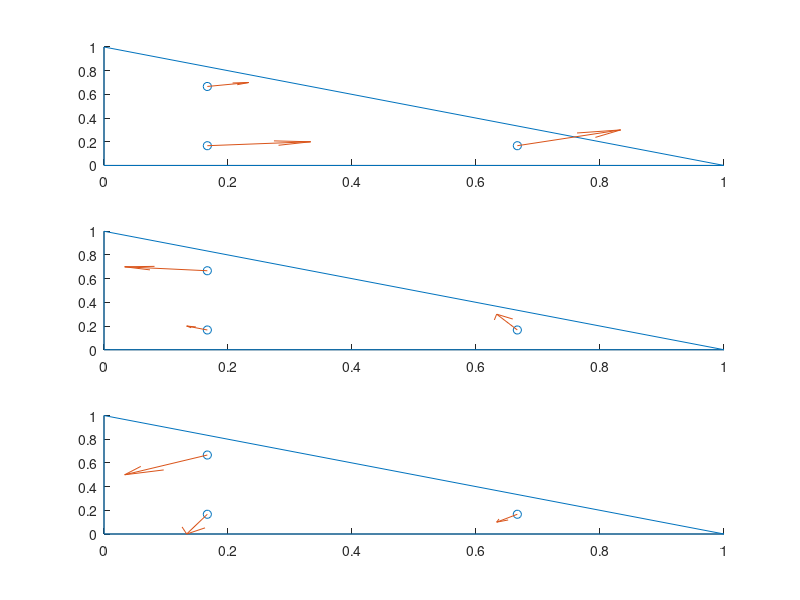
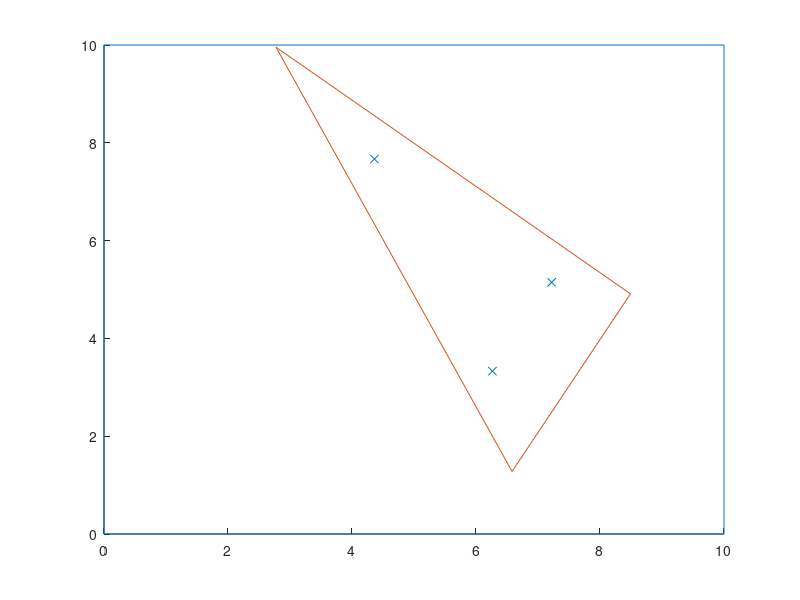
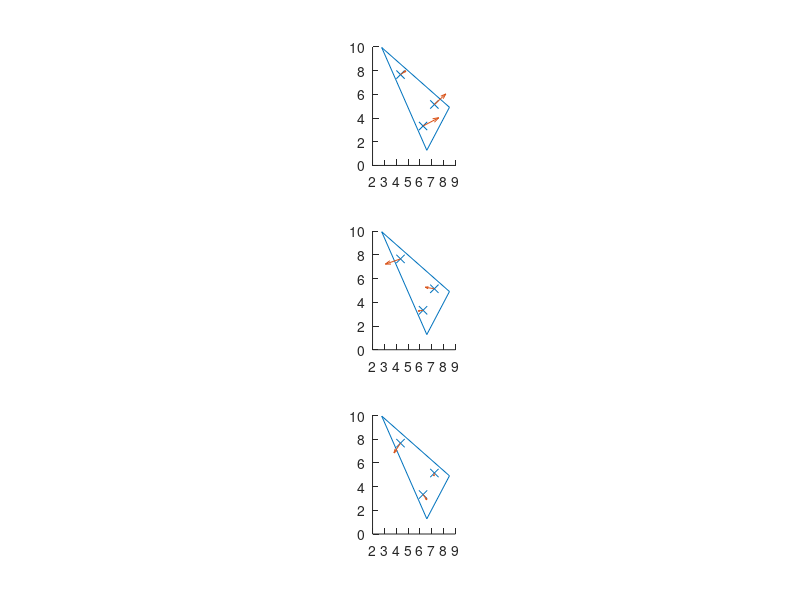
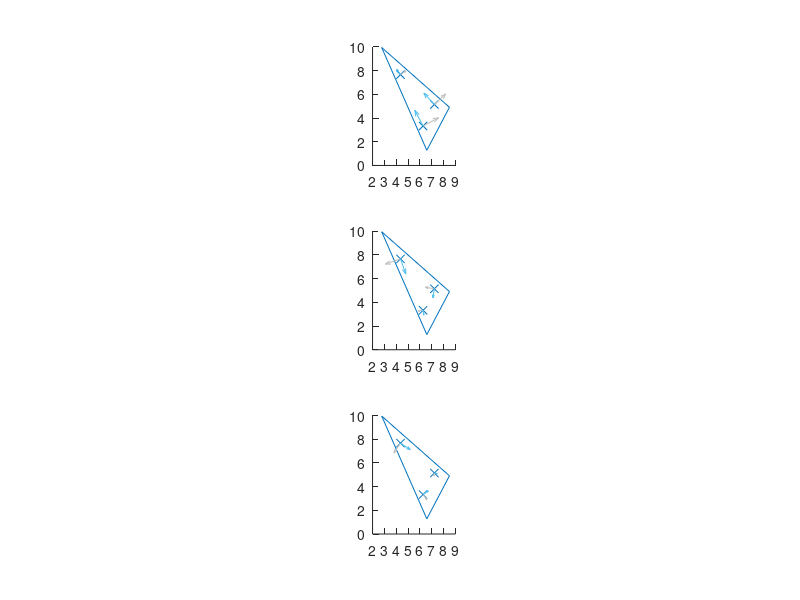

MATLAB code to generate these figures, in order:
clear
close all
a = 10;
%xyz = [1,2,3.5;3,1,2;0,0,0];
xyz = [rand(2,3)*a; 0,0,0];
% Quadrature rule
q2u = [[6.666666666666667e-01, ...
        1.666666666666667e-01]; ...
       [1.666666666666667e-01, ...
        6.666666666666667e-01]; ...
       [1.666666666666667e-01, ...
        1.666666666666667e-01]]';
q2w = [1.666666666666667e-01; ...
       1.666666666666667e-01; ...
       1.666666666666667e-01]';

% H(grad) basis functions
% Node basis functions for the reference element
up{1} = 1 - q2u(1,:) - q2u(2,:);
up{2} = q2u(1,:);
up{3} = q2u(2,:);

% Gradient of H(grad) basis functions, used in H(div), H(curl)
ug{1} = [-1 -1]';
ug{2} = [+1 0]';
ug{3} = [0 +1]';

% H(curl) basis function N
uin{1} = [ug{2}*up{1} - ug{1}*up{2}; 0,0,0];
uin{2} = [ug{3}*up{2} - ug{2}*up{3}; 0,0,0];
uin{3} = [ug{1}*up{3} - ug{3}*up{1}; 0,0,0];

% Physical coordinates
% Maps from refference element to physical element
q2x = zeros(3,length(q2w)); % allocate memorry
for iIdx = 1:3 % 3 edge points i.e triangle
    q2x = q2x + xyz(:,iIdx)*up{iIdx};
end

% Jacobian
jac = zeros(3);
for iIdx = 1:3
    jac = jac ...
        + [xyz(1,iIdx)*ug{iIdx}', 0; ...
           xyz(2,iIdx)*ug{iIdx}', 0; ...
           xyz(3,iIdx)*ug{iIdx}', 0]';
end
jac(3,3) = 1;
% Mappings
det_jac = det(jac);
map_ccs = inv(jac);       % mapping for curl-conforming space
%map_dcs = jac'/det_jac;  % mapping for div-conforming space
scale = 0.2;
figure(1), clf
subplot(3,1,1), hold on
plot([0,0,1,0]',[0,1,0,0]')
scatter(q2u(1,:),q2u(2,:))
quiver(q2u(1,:),q2u(2,:),uin{1}(1,:)*scale,uin{1}(2,:)*scale,'Autoscale','off')

subplot(3,1,2), hold on
plot([0,0,1,0]',[0,1,0,0]')
scatter(q2u(1,:),q2u(2,:))
quiver(q2u(1,:),q2u(2,:),uin{2}(1,:)*scale,uin{2}(2,:)*scale,'Autoscale','off')

subplot(3,1,3), hold on
plot([0,0,1,0]',[0,1,0,0]')
scatter(q2u(1,:),q2u(2,:))
quiver(q2u(1,:),q2u(2,:),uin{3}(1,:)*scale,uin{3}(2,:)*scale,'Autoscale','off')


figure(2), clf, hold on
plot([0,0,a,a,0],[0,a,a,0,0])
plot([xyz(1,:),xyz(1,1)],[xyz(2,:),xyz(2,1)])
scatter(q2x(1,:),q2x(2,:),'x')


for iIdx = 1:3
    gsnn{iIdx} = map_ccs*uin{iIdx};
end

scale = det_jac*0.2;
figure(3)
subplot(3,1,1), hold on
plot([xyz(1,:),xyz(1,1)],[xyz(2,:),xyz(2,1)])
scatter(q2x(1,:),q2x(2,:),'x')
quiver(q2x(1,:),q2x(2,:),gsnn{1}(1,:)*scale,gsnn{1}(2,:)*scale,'Autoscale','off')
daspect([1 1 1])

subplot(3,1,2), hold on
plot([xyz(1,:),xyz(1,1)],[xyz(2,:),xyz(2,1)])
scatter(q2x(1,:),q2x(2,:),'x')
quiver(q2x(1,:),q2x(2,:),gsnn{2}(1,:)*scale,gsnn{2}(2,:)*scale,'Autoscale','off')
daspect([1 1 1])

subplot(3,1,3),hold on
plot([xyz(1,:),xyz(1,1)],[xyz(2,:),xyz(2,1)])
scatter(q2x(1,:),q2x(2,:),'x')
quiver(q2x(1,:),q2x(2,:),gsnn{3}(1,:)*scale,gsnn{3}(2,:)*scale,'Autoscale','off')
daspect([1 1 1])

n = repmat([0,0,1],3,1)';
%S, n x N
usn{1} = cross(n,gsnn{1});
usn{2} = cross(n,gsnn{2});
usn{3} = cross(n,gsnn{3});

col = [0.75,0.75,0.75];

figure(4)
subplot(3,1,1), hold on
plot([xyz(1,:),xyz(1,1)],[xyz(2,:),xyz(2,1)])
scatter(q2x(1,:),q2x(2,:),'x')
quiver(q2x(1,:),q2x(2,:),gsnn{1}(1,:)*scale,gsnn{1}(2,:)*scale,'Autoscale','off','color',col)
quiver(q2x(1,:),q2x(2,:),usn{1}(1,:)*scale,usn{1}(2,:)*scale,'Autoscale','off')
daspect([1 1 1])

subplot(3,1,2), hold on
plot([xyz(1,:),xyz(1,1)],[xyz(2,:),xyz(2,1)])
scatter(q2x(1,:),q2x(2,:),'x')
quiver(q2x(1,:),q2x(2,:),gsnn{2}(1,:)*scale,gsnn{2}(2,:)*scale,'Autoscale','off','color',col)
quiver(q2x(1,:),q2x(2,:),usn{2}(1,:)*scale,usn{2}(2,:)*scale,'Autoscale','off')
daspect([1 1 1])

subplot(3,1,3),hold on
plot([xyz(1,:),xyz(1,1)],[xyz(2,:),xyz(2,1)])
scatter(q2x(1,:),q2x(2,:),'x')
quiver(q2x(1,:),q2x(2,:),gsnn{3}(1,:)*scale,gsnn{3}(2,:)*scale,'Autoscale','off','color',col)
quiver(q2x(1,:),q2x(2,:),usn{3}(1,:)*scale,usn{3}(2,:)*scale,'Autoscale','off')
daspect([1 1 1])

%n x S (n x (n x S)) 
usnn{1} = cross(n,usn{1});
usnn{2} = cross(n,usn{2});
usnn{3} = cross(n,usn{3});

figure(5)
subplot(3,1,1), hold on
plot([xyz(1,:),xyz(1,1)],[xyz(2,:),xyz(2,1)])
scatter(q2x(1,:),q2x(2,:),'x')
quiver(q2x(1,:),q2x(2,:),usn{1}(1,:)*scale,usn{1}(2,:)*scale,'Autoscale','off','color',col)
quiver(q2x(1,:),q2x(2,:),usnn{1}(1,:)*scale,usnn{1}(2,:)*scale,'Autoscale','off')
daspect([1 1 1])

subplot(3,1,2), hold on
plot([xyz(1,:),xyz(1,1)],[xyz(2,:),xyz(2,1)])
scatter(q2x(1,:),q2x(2,:),'x')
quiver(q2x(1,:),q2x(2,:),usn{2}(1,:)*scale,usn{2}(2,:)*scale,'Autoscale','off','color',col)
quiver(q2x(1,:),q2x(2,:),usnn{2}(1,:)*scale,usnn{2}(2,:)*scale,'Autoscale','off')
daspect([1 1 1])

subplot(3,1,3),hold on
plot([xyz(1,:),xyz(1,1)],[xyz(2,:),xyz(2,1)])
scatter(q2x(1,:),q2x(2,:),'x')
quiver(q2x(1,:),q2x(2,:),usn{3}(1,:)*scale,usn{3}(2,:)*scale,'Autoscale','off','color',col)
quiver(q2x(1,:),q2x(2,:),usnn{3}(1,:)*scale,usnn{3}(2,:)*scale,'Autoscale','off')
daspect([1 1 1])


%%%%%% old version %%%%%%%

% usn_old{1} = cross(n,uin{1});
% usn_old{2} = cross(n,uin{2});
% usn_old{3} = cross(n,uin{3});

% for iIdx = 1:3
%     gsn_old{iIdx} = map_ccs*usn_old{iIdx};
% end
% 
% figure(6)
% subplot(3,1,1), hold on
% plot([xyz(1,:),xyz(1,1)],[xyz(2,:),xyz(2,1)])
% scatter(q2x(1,:),q2x(2,:),'x')
% quiver(q2x(1,:),q2x(2,:),uin{1}(1,:)*scale,uin{1}(2,:)*scale,'Autoscale','off','color',col)
% quiver(q2x(1,:),q2x(2,:),gsn_old{1}(1,:)*scale,gsn_old{1}(2,:)*scale,'Autoscale','off')
% daspect([1 1 1])
% 
% subplot(3,1,2), hold on
% plot([xyz(1,:),xyz(1,1)],[xyz(2,:),xyz(2,1)])
% scatter(q2x(1,:),q2x(2,:),'x')
% quiver(q2x(1,:),q2x(2,:),uin{2}(1,:)*scale,uin{2}(2,:)*scale,'Autoscale','off','color',col)
% quiver(q2x(1,:),q2x(2,:),gsn_old{2}(1,:)*scale,gsn_old{2}(2,:)*scale,'Autoscale','off')
% daspect([1 1 1])
% 
% subplot(3,1,3),hold on
% plot([xyz(1,:),xyz(1,1)],[xyz(2,:),xyz(2,1)])
% scatter(q2x(1,:),q2x(2,:),'x')
% quiver(q2x(1,:),q2x(2,:),uin{3}(1,:)*scale,uin{3}(2,:)*scale,'Autoscale','off','color',col)
% quiver(q2x(1,:),q2x(2,:),gsn_old{3}(1,:)*scale,gsn_old{3}(2,:)*scale,'Autoscale','off')
% daspect([1 1 1])


figure(7)

Uinc = [0,0,0;sin((pi*(q2x(1,:)))/a);0,0,0];
UincScaled = Uinc*det_jac;

for iIdx = 1:3
    ipTmp = sum(usnn{iIdx} .* UincScaled);%*det_jac;
    bElMtx_EE(iIdx) = (ipTmp * q2w') ;
end
hold on
plot([xyz(1,:),xyz(1,1)],[xyz(2,:),xyz(2,1)])
scatter(q2x(1,:),q2x(2,:),'x')
quiver(q2x(1,:),q2x(2,:),usnn{3}(1,:)*scale,usnn{3}(2,:)*scale,'Autoscale','off','color',col)
quiver(q2x(1,:),q2x(2,:),Uinc(1,:)*scale,Uinc(2,:)*scale,'Autoscale','off')

%quiver(q2x(1,:),q2x(2,:),usnn{3}(1,:).*ipTmp{3}*scale,usnn{3}(2,:).*ipTmp{3}*scale,'Autoscale','off')
daspect([1 1 1])


figure(8), hold on
plot([xyz(1,:),xyz(1,1)],[xyz(2,:),xyz(2,1)])
daspect([1,1,1])
start = q2x;
for iIdx = 1:3
    quiver(start(1,:),start(2,:),usnn{iIdx}(1,:)*bElMtx_EE(iIdx)*scale,usnn{iIdx}(2,:).*bElMtx_EE(iIdx)*scale,'Autoscale','off')
    start(1,:) = start(1,:) + usnn{iIdx}(1,:).*bElMtx_EE(iIdx)*scale;
    start(2,:) = start(2,:) + usnn{iIdx}(2,:).*bElMtx_EE(iIdx)*scale;
end
% quiver(q2x(1,:),q2x(2,:),usnn{1}(1,:).*ipTmp{1}*scale,usnn{1}(2,:).*ipTmp{1}*scale,'Autoscale','off')
% quiver(q2x(1,:),q2x(2,:),usnn{2}(1,:).*ipTmp{2}*scale,usnn{2}(2,:).*ipTmp{2}*scale,'Autoscale','off')
% quiver(q2x(1,:),q2x(2,:),usnn{3}(1,:).*ipTmp{3}*scale,usnn{3}(2,:).*ipTmp{3}*scale,'Autoscale','off')


%figure(9), hold on
%plot([xyz(1,:),xyz(1,1)],[xyz(2,:),xyz(2,1)])
quiver(q2x(1,:),q2x(2,:),UincScaled(1,:)*scale*(-1),UincScaled(2,:)*scale*(-1),'k','Autoscale','off')


figure(9), hold on

et = [usnn{1}(:), usnn{2}(:), usnn{3}(:)]\UincScaled(:);


plot([xyz(1,:),xyz(1,1)],[xyz(2,:),xyz(2,1)])
daspect([1,1,1])
start = q2x;
for iIdx = 1:3
    quiver(start(1,:),start(2,:),usnn{iIdx}(1,:)*et(iIdx)*scale,usnn{iIdx}(2,:)*et(iIdx)*scale,'Autoscale','off')
    start(1,:) = start(1,:) + usnn{iIdx}(1,:)*et(iIdx)*scale;
    start(2,:) = start(2,:) + usnn{iIdx}(2,:)*et(iIdx)*scale;
end
% quiver(q2x(1,:),q2x(2,:),usnn{1}(1,:).*ipTmp{1}*scale,usnn{1}(2,:).*ipTmp{1}*scale,'Autoscale','off')
% quiver(q2x(1,:),q2x(2,:),usnn{2}(1,:).*ipTmp{2}*scale,usnn{2}(2,:).*ipTmp{2}*scale,'Autoscale','off')
% quiver(q2x(1,:),q2x(2,:),usnn{3}(1,:).*ipTmp{3}*scale,usnn{3}(2,:).*ipTmp{3}*scale,'Autoscale','off')


%figure(9), hold on
%plot([xyz(1,:),xyz(1,1)],[xyz(2,:),xyz(2,1)])
quiver(q2x(1,:),q2x(2,:),UincScaled(1,:)*scale,UincScaled(2,:)*scale,'k','Autoscale','off')


%b_{ij} ElMtx n x n x [j^{-1}]N * U_inc
% %Jacobian for U_inc
% jacU = zeros(3);
% jacU = [xyz(1,3)-xyz(1,3), xyz(1,2)-xyz(1,1); ...
%         xyz(2,3)-xyz(2,1), xyz(2,2)-xyz(2,1)];
% % Mappings
% det_jacU = det(jacU);

% figure(10), hold on
% scatter(xyz(1,:),xyz(2,:),'g');
% scatter(q2x(1,:),q2x(2,:),'r','x');

%xyz = xyz+(a/2); % (the waveguide needs to start at 0 to a
%Area = 1/2*abs(xyz(1,1)*(xyz(2,2)-xyz(2,3))+ xyz(1,2)*(xyz(2,3)-xyz(2,1)) + xyz(1,3)*(xyz(2,1)-xyz(2,2)));

%Uinc = -2j*k_z10*E0*[0,0,0;sin((pi*(q2x(1,:)+(a/2))) / a );0,0,0].*exp(-1j*k_z10*0); %needs z in exponent
% % scale = 0.001;
% % quiver(q2x(1,:),q2x(2,:),Uinc(1,:),imag(Uinc(2,:)*scale),'Autoscale', 'off')
% 
% for iIdx = 1:3
%     ipTmp = sum(usnn{iIdx} .* Uinc);
%     bElMtx_EE(iIdx) = (ipTmp * q2w') *det_jac;
% end
